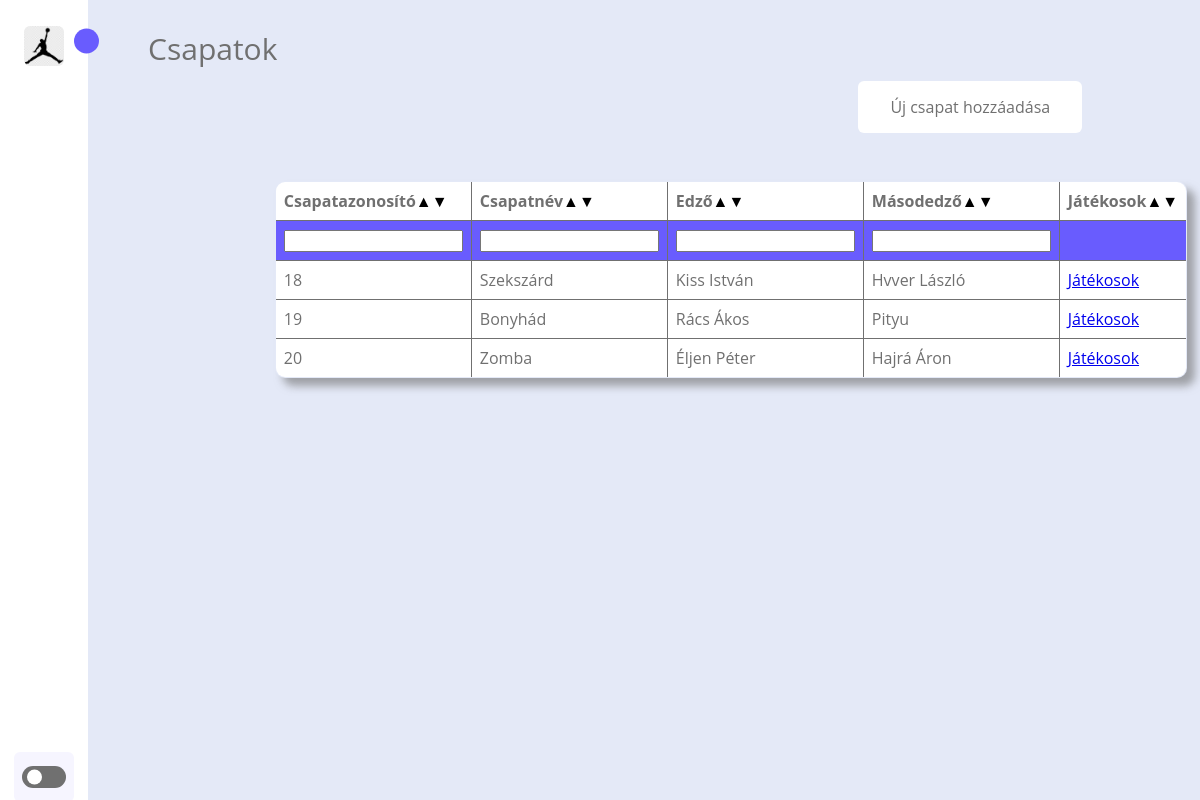
The page /admin/teams.php (signed in) on the database its author committed.
### tables this page shows
CREATE TABLE `teams` (
  `team_id` int(11) NOT NULL,
  `team_name` varchar(255) NOT NULL,
  `head_coach` varchar(255) NOT NULL,
  `assistant_coach` varchar(255) NOT NULL
);

### admin/teams.php (the view, shortened to what this page needs)
<?php
include "../config.php";
$sql = "SELECT team_id, team_name, head_coach, assistant_coach FROM teams";
$result = $conn->query($sql);
$teams = [];
if ($result->num_rows > 0) {
    while($row = $result->fetch_assoc()) {
        $teams[] = $row;
    }
} else {
    echo "0 results";
}
?>
<!DOCTYPE html>
<html>
<head>
    <link rel="stylesheet" type="text/css" href="admin.css">
    <link rel="stylesheet" href="search.css">
</head>
<body>
    <nav class="sidebar close">
        <header>
            <div class="image-text">
                <span class="image">
                    <img src="logo.jpg" alt="logo">
                </span>
            </div>
            <ion-icon class="toggle" name="arrow-dropright"></ion-icon>
        </header>
        <div class="menu-bar">
            <div class="menu">
                <ul class="menu-links">
                    <li class="nav-link">
                        <a href="admin.php">
                        </a>
                    </li>
                    <li class="nav-link">
                        <a href="teamadd.php">
                        </a>
                    </li>
                    <li class="nav-link">
                        <a href="../stat/stat.php">
                        </a>
                    </li>
                    <li class="nav-link">
                        <a href="list.php">
                        </a>
                    </li>
                    <li class="nav-link">
                        <a href="teams.php">
                        </a>
                    </li>
                    <li class="nav-link">
                        <a href="allstar.php">
                        </a>
                    </li>
                    <li class="nav-link">
                        <a href="profile.php">
                        </a>
                    </li>
                </ul>
            </div>
            <div class="bottom-content">
                <li class="">
                    <a href="../logout.php">
                    </a>
                </li>
                <li class="mode">
                    <div class="toggle-switch">
                        <span class="switch"></span>
                    </div>
                </li>
            </div>
        </div>
    </nav>
    <section class="home">
        <div class="text">Csapatok</div>
        <button id="addTeamButton">Új csapat hozzáadása</button>
        <form style="margin-left:15% !important;" id="search" method="post">
            <div class="content">
                <table class="table" id="gamesTable">
                    <thead>
                        <tr class="table-header">
                            <th class="search"><div>Csapatazonosító<span class="asc">▲</span><span class="desc">▼</span></div></th>
                            <th class="search"><div>Csapatnév<span class="asc">▲</span><span class="desc">▼</span></div></th>
                            <th class="search"><div>Edző<span class="asc">▲</span><span class="desc">▼</span></div></th>
                            <th class="search"><div>Másodedző<span class="asc">▲</span><span class="desc">▼</span></div></th>
                            <th class="search"><div>Játékosok<span class="asc">▲</span><span class="desc">▼</span></div></th>
                        </tr>
                        <tr>
                            <th class="th"><input type="text" name="s_azonosito" id="s_azonosito"></th>
                            <th class="th"><input type="text" name="s_csapatnev" id="s_csapatnev"></th>
                            <th class="th"><input type="text" name="s_edzo" id="s_edzo"></th>
                            <th class="th"><input type="text" name="s_medzo" id="s_medzo"></th>
                            <th class="th"></th>
                        </tr>
                    </thead>
                    <tbody>
                        <?php foreach ($teams as $team): ?>
                            <tr>
                                <td><?= htmlspecialchars($team['team_id']) ?></td>
                                <td><?= htmlspecialchars($team['team_name']) ?></td>
                                <td><?= htmlspecialchars($team['head_coach']) ?></td>
                                <td><?= htmlspecialchars($team['assistant_coach']) ?></td>
                                <td><a href="javascript:void(0);" class="view-players" data-team-id="<?= htmlspecialchars($team['team_id']) ?>">Játékosok</a></td>
                            </tr>
                        <?php endforeach; ?>
                    </tbody>
                </table>
            </div>
        </form>
    </section>
</body>
</html>

### admin/admin.css (style rules this page uses)
* { margin: 0; padding: 0; box-sizing: border-box; font-family:'Open Sans' , sans-serif; }
:root { --body-color: #e4e9f7; --sidebar-color: #ffff; --primary-color: #695cfe; --primary-color-light: #f6f5ff; --toggle-color: #ddd; --text-color: #707070; --tran-02: all 0.2s ease; --tran-03: all 0.3s ease; --tran-04: all 0.4s ease; --tran-05: all 0.5s ease; }
body { height:100vh; background: var(--body-color); transition: var(--tran-05); }
.sidebar .image { min-width: 60px; display: flex; align-items: center; }
.sidebar { position: fixed; top: 0; left: 0; height: 100%; width: 250px; background: var(--sidebar-color); padding: 10px 14px; transition: var(--tran-05); z-index: 100; }
.sidebar.close { width: 88px; }
.sidebar li { height: 50px; margin-top: 10px; list-style: none; display: flex; align-items: center; }
.sidebar header { position: relative; }
.sidebar .image-text img { width: 40px; border-radius: 6px; margin-left: 10px; margin-top: 10px; }
.sidebar header .image-text { display: flex; align-items: center; }
.sidebar header .toggle { position: absolute; top: 50%; right: -25px; transform: translateY(-50%) rotate(180deg); height: 25px; width: 25px; background: var(--primary-color); display: flex; align-items: center; justify-content: center; border-radius: 50%; color: var(--sidebar-color); font-size: 22px; transition: var(--tran-03); cursor: pointer; }
.sidebar.close header .toggle { transform: translateY(-50%); }
.sidebar li a { text-decoration: none; height: 100%; width: 100%; align-items: center; display: flex; border-radius: 6px; transition: var(--tran-04); }
.sidebar .menu-bar { height: calc(100% - 50px); display: flex; flex-direction: column; justify-content: space-between }
.menu-bar .mode { background: var(--primary-color-light); position: relative; border-radius: 6px; }
.menu-bar .mode .toggle-switch { height: 100%; right: 0; min-width: 60px; display: flex; align-items: center; justify-content: center; cursor: pointer; position: absolute; color: var(--primary-color); border-radius: 6px; }
.toggle-switch .switch { position: relative; height: 22px; width: 44px; background: var(--text-color); border-radius: 25px; }
.switch::before { height: 15px; width: 15px; content: ''; background: var(--sidebar-color); position: absolute; border-radius: 50%; top: 50%; left: 5px; transform: translateY(-50%); cursor: pointer; transition: var(--tran-03); }
.home { position: relative; height: 100vh; width: calc(100% - 250px); left: 250px; background: var(--body-color); transition: var(--tran-05); }
.home .text { font-size: 30px; color: var(--text-color); padding: 8px 40px; }
.sidebar.close ~ .home { left: 88px; width: calc(100% - 88px); }
form { margin-left: 35%; justify-content: center; align-items: center; position: absolute; }

### admin/search.css (style rules this page uses)
:root { --body-color: #e4e9f7; --sidebar-color: #ffff; --primary-color: #695cfe; --primary-color-light: #f6f5ff; --toggle-color: #ddd; --text-color: #707070; --tran-02: all 0.2s ease; --tran-03: all 0.3s ease; --tran-04: all 0.4s ease; --tran-05: all 0.5s ease; }
form { margin-left: 5% !important; margin-top: 4%; }
.home { padding: 20px; height: 100vh; transition: all 0.3s; }
.table { width: 100%; border-collapse: collapse; border-spacing: 0; border-radius: 10px; overflow: hidden; border: 1px solid black; box-shadow: 8px 8px 8px 0 rgba(112, 112, 112, 0.6); }
.table td { border: 1px solid var(--text-color); padding: 8px; text-align: left; color: var(--text-color); background-color: var(--sidebar-color); }
.table tr .th { background-color: var(--primary-color); }
.table th { border: 1px solid var(--text-color); padding: 8px; text-align: left; color: var(--text-color); background-color: var(--sidebar-color); }
.asc, .desc { cursor: pointer; }
#addTeamButton { display: inline-block; background: var(--sidebar-color); border: none; color: var(--text-color); padding: 15px 32px; text-align: center; text-decoration: none; display: inline-block; font-size: 16px; margin: 4px 2px; cursor: pointer; border-radius: 6px; transition: background 0.3s, color 0.3s; margin-left: 70%; }
.table-header th div { display: flex; align-items: center; width: 100%; }
.table-header th span.asc, .table-header th span.desc { color: black; cursor: pointer; cursor: pointer; display: block; }

### rows shown on the page
teams: team_id "18", team_name "Szekszárd", head_coach "Kiss István", assistant_coach "Hvver László"
teams: team_id "19", team_name "Bonyhád", head_coach "Rács Ákos", assistant_coach "Pityu"
teams: team_id "20", team_name "Zomba", head_coach "Éljen Péter", assistant_coach "Hajrá Áron"
